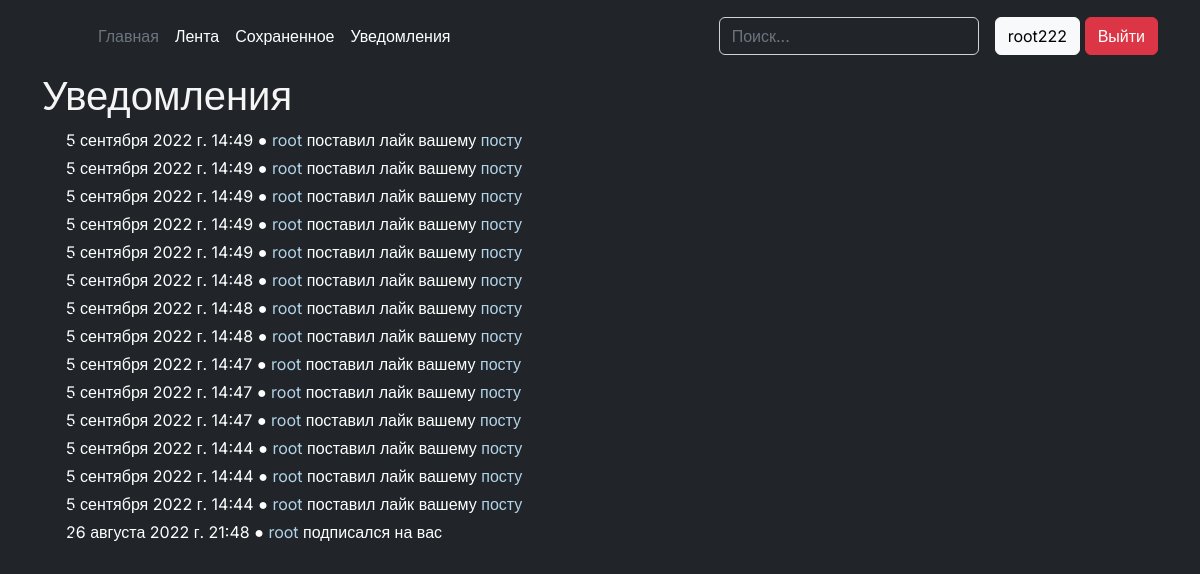
The app's page /notifications/ (signed in), older data.
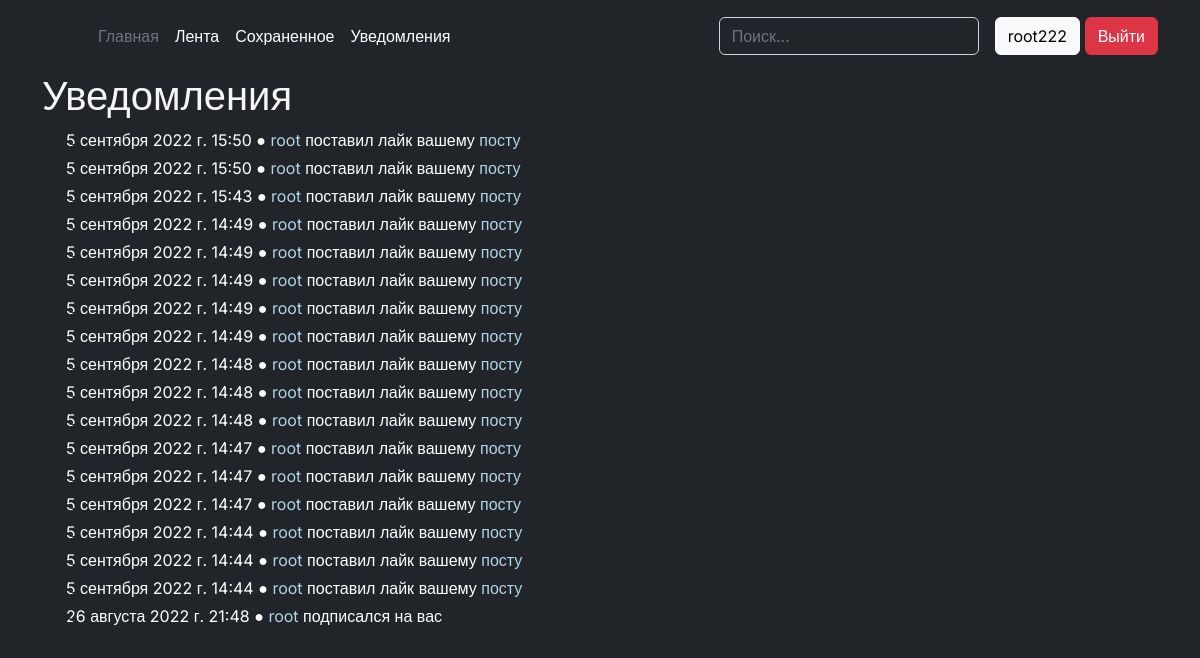
The same page, newer data.
### notifications/models.py (models this page shows)
class Notification(models.Model):
    user = models.ForeignKey(User, on_delete=models.CASCADE, related_name='user')
    sender = models.ForeignKey(User, on_delete=models.CASCADE, related_name='sender')
    action = models.CharField(max_length=120, verbose_name='Суть уведомления(подписка или лайк) в строковом формате')
    post = models.ForeignKey(Post, on_delete=models.CASCADE, null=True, related_name='post')
    created = models.DateTimeField(auto_now_add=True)

### notifications/views.py (the view)
# urls.py: path('', views.get_notifications, name='notifications')
@login_required
def get_notifications(request):
    context = {}
    context['notifications'] = get_all_notifications(request)
    return render(request, 'notifications.html', context=context)

### notifications/controllers.py (called while the page is built)
@logger.catch
def get_all_notifications(request):
    notifications = list(Notification.objects.filter(user=request.user).order_by('-created').all())[:20]
    return notifications

### templates/notifications.html (shortened to what this page needs)
{% extends 'base.html' %}
{% block content %}
<div class="container">
    <h1>Уведомления</h1>
    <div class="container px-4">
        {% if notifications %}
            {% for notification in notifications %}
            <p class="lines">{{ notification.created }} ● <a href="{% url 'profile' username=notification.sender.username %}" class="custom-link">{{ notification.sender.username }}</a> {{ notification.action }} {% if notification.action == 'подписался' %}на вас{% else %} вашему <a href="{% url 'get_post' post_id=notification.post.id %}" class="custom-link">посту</a>{% endif %}</p>>
            {% endfor %}
        {% else %}
            <h1>Пока уведомлений нет :(</h1>
        {% endif %}
    </div>
</div>
{% endblock %}

Row changes from the older to the newer data that the page shows:
added Notification: created "5 сентября 2022 г. 15:50", sender.username "root", action "поставил лайк", shows "вашему"
added Notification: created "5 сентября 2022 г. 15:50", sender.username "root", action "поставил лайк", shows "вашему"
added Notification: created "5 сентября 2022 г. 15:43", sender.username "root", action "поставил лайк", shows "вашему"
